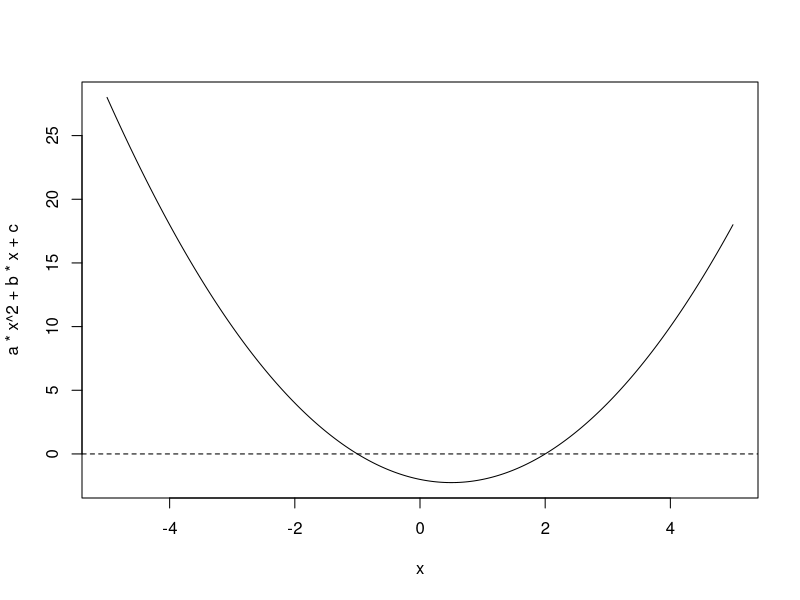
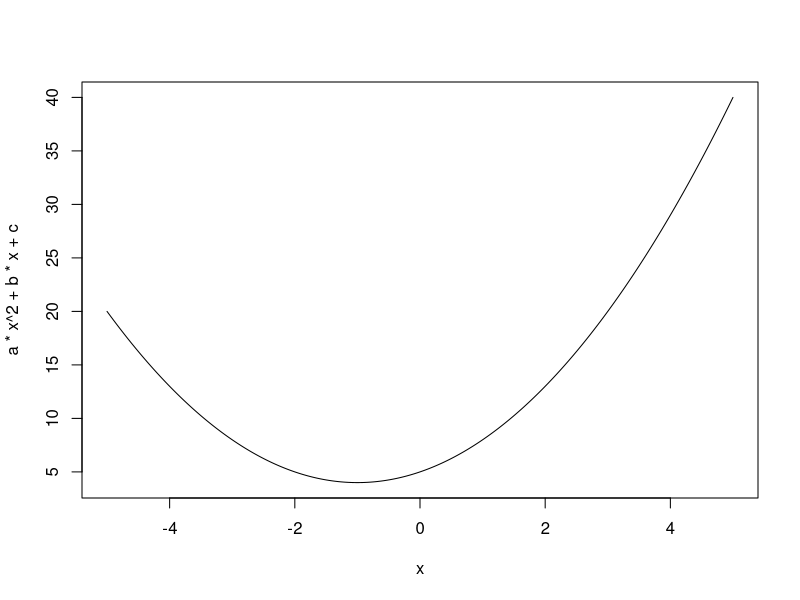
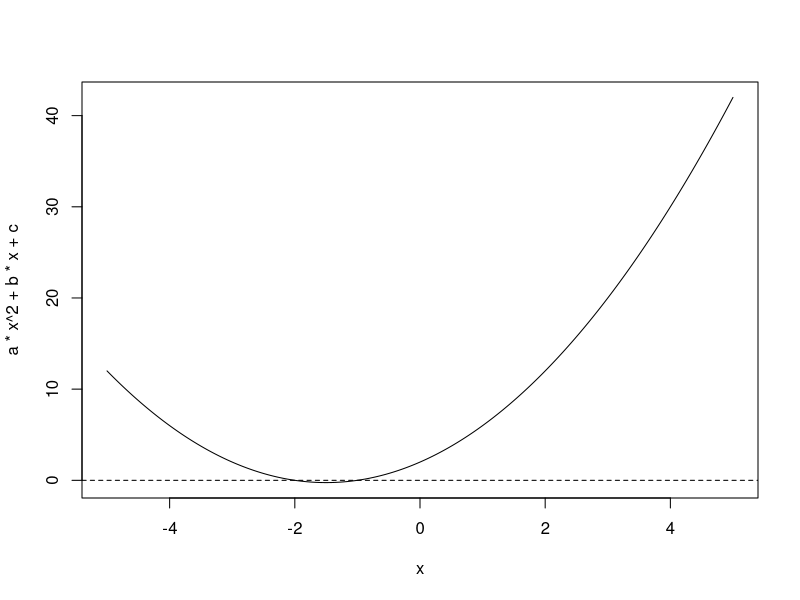

Write the R code that produced these figures, in order.
## ---- chunk 1
# Define the coefficients
a <- 1 
b <- -1
c <- -2

# Calculate the discriminant
discriminant <- b^2 - 4*a*c

# Check for real roots
if (discriminant > 0) {
  x1 <- (-b + sqrt(discriminant)) / (2*a)
  x2 <- (-b - sqrt(discriminant)) / (2*a)
  solutions <- c(x1, x2)
  print("The solutions are:")
} else if (discriminant == 0) {
  x1 <- -b / (2*a)
  solutions <- c(x1)
  print("The solution is:")
} else {
  solutions <- c()  # empty vector for complex roots
  print("There is no solution.")
}

solutions
## ---- chunk 2
# a graph of f(x) for x (-5,5)
x <- seq(-5, 5, length = 300)
plot(x, a*x^2 + b*x + c, type = "l")
abline(h = 0, lty = 2)
## ---- chunk 3
# Define the coefficients
a <- 1 
b <- 2
c <- 5

# Calculate the discriminant
discriminant <- b^2 - 4*a*c

# Check for real roots
if (discriminant > 0) {
  x1 <- (-b + sqrt(discriminant)) / (2*a)
  x2 <- (-b - sqrt(discriminant)) / (2*a)
  solutions <- c(x1, x2)
  print("The solutions are:")
} else if (discriminant == 0) {
  x1 <- -b / (2*a)
  solutions <- c(x1)
  print("The solution is:")
} else {
  solutions <- c()  # empty vector for complex roots
  print("There is no solutions.")
}

solutions

## ---- chunk 4
# a graph of f(x) for x (-5,5)
x <- seq(-5, 5, length = 300)
plot(x, a*x^2 + b*x + c, type = "l")
abline(h = 0, lty = 2)
## ---- chunk 5
# Define the coefficients
a <- 1 
b <- 3
c <- 2

# Calculate the discriminant
discriminant <- b^2 - 4*a*c

# Check for real roots
if (discriminant > 0) {
  x1 <- (-b + sqrt(discriminant)) / (2*a)
  x2 <- (-b - sqrt(discriminant)) / (2*a)
  solutions <- c(x1, x2)
  print("The solutions are:")
} else if (discriminant == 0) {
  x1 <- -b / (2*a)
  solutions <- c(x1)
  print("The solution is:")
} else {
  solutions <- c()  # empty vector for complex roots
  print("There is no solutions.")
}

solutions
## ---- chunk 6
# a graph of f(x) for x (-5,5)
x <- seq(-5, 5, length = 300)
plot(x, a*x^2 + b*x + c, type = "l")
abline(h = 0, lty = 2)
